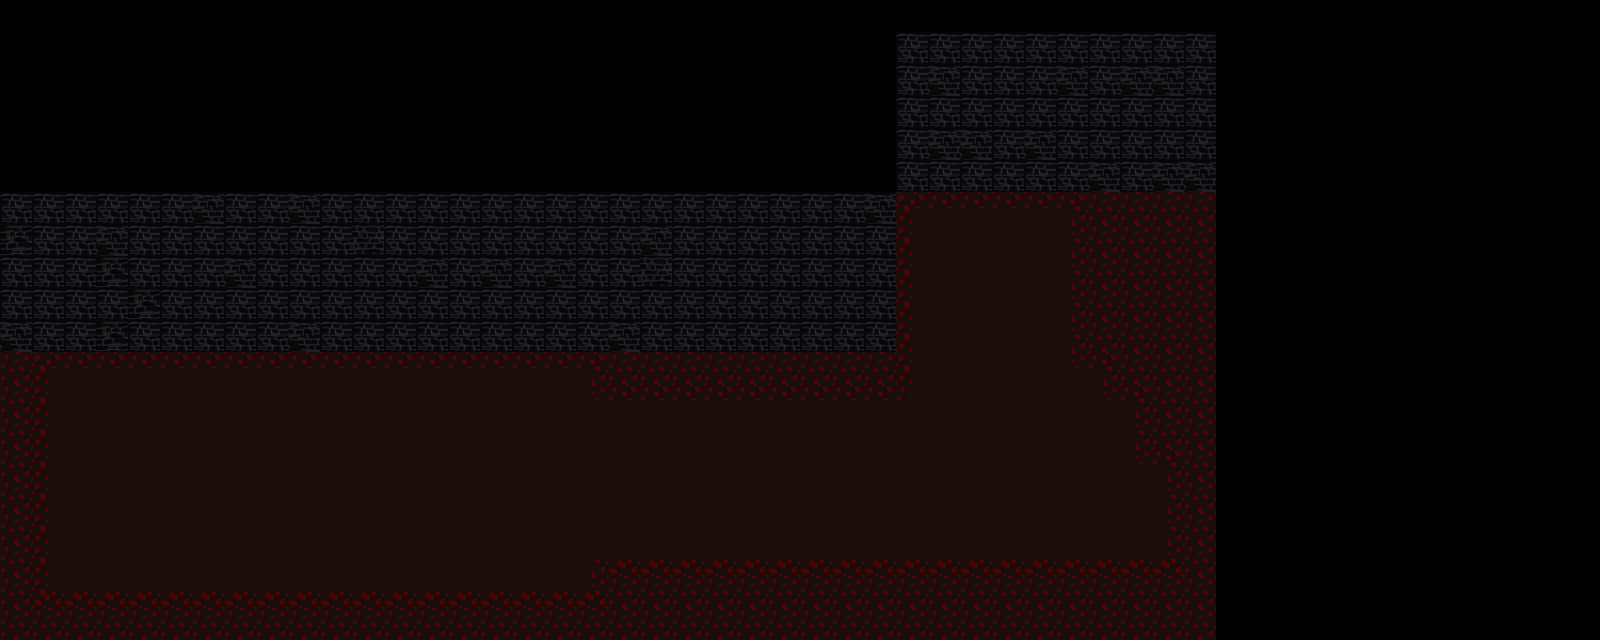

Tiled map render using the project's own tile images. Description and the whole map definition, tile-layer contents included, below:
An orthogonal 50x20 tile map with 32x32 px tiles, 2 tile layers (ground, background) and 2 objects.

<map version="1.4" tiledversion="1.4.2" orientation="orthogonal" renderorder="right-down" width="50" height="20" tilewidth="32" tileheight="32" infinite="0" nextlayerid="5" nextobjectid="3">
 <tileset firstgid="1" source="Masmora-Tilesset.tsx" />
 <layer id="1" name="ground" width="50" height="20">
  <data encoding="csv">
0,0,0,0,0,0,0,0,0,0,0,0,0,0,0,0,0,0,0,0,0,0,0,0,0,0,0,0,0,0,0,0,0,0,0,0,0,0,0,0,0,0,0,0,0,0,0,0,0,0,
0,0,0,0,0,0,0,0,0,0,0,0,0,0,0,0,0,0,0,0,0,0,0,0,0,0,0,0,13,13,13,13,13,13,13,13,13,13,0,0,0,0,0,0,0,0,0,0,0,0,
0,0,0,0,0,0,0,0,0,0,0,0,0,0,0,0,0,0,0,0,0,0,0,0,0,0,0,0,13,15,13,13,13,15,13,15,15,13,0,0,0,0,0,0,0,0,0,0,0,0,
0,0,0,0,0,0,0,0,0,0,0,0,0,0,0,0,0,0,0,0,0,0,0,0,0,0,0,0,13,13,13,13,13,13,13,13,13,13,0,0,0,0,0,0,0,0,0,0,0,0,
0,0,0,0,0,0,0,0,0,0,0,0,0,0,0,0,0,0,0,0,0,0,0,0,0,0,0,0,13,15,15,13,15,13,13,13,13,13,0,0,0,0,0,0,0,0,0,0,0,0,
0,0,0,0,0,0,0,0,0,0,0,0,0,0,0,0,0,0,0,0,0,0,0,0,0,0,0,0,13,13,13,13,13,13,15,13,15,15,0,0,0,0,0,0,0,0,0,0,0,0,
0,0,0,0,0,0,0,0,0,0,0,0,0,0,0,0,0,0,0,0,0,0,0,0,0,0,0,0,16,17,17,17,17,18,21,21,21,21,0,0,0,0,0,0,0,0,0,0,0,0,
0,0,0,0,0,0,0,0,0,0,0,0,0,0,0,0,0,0,0,0,0,0,0,0,0,0,0,0,27,28,28,28,28,29,21,21,21,21,0,0,0,0,0,0,0,0,0,0,0,0,
0,0,0,0,0,0,0,0,0,0,0,0,0,0,0,0,0,0,0,0,0,0,0,0,0,0,0,0,27,28,28,28,28,29,21,21,21,21,0,0,0,0,0,0,0,0,0,0,0,0,
0,0,0,0,0,0,0,0,0,0,0,0,0,0,0,0,0,0,0,0,0,0,0,0,0,0,0,0,27,28,28,28,28,29,21,21,21,21,0,0,0,0,0,0,0,0,0,0,0,0,
0,0,0,0,0,0,0,0,0,0,0,0,0,0,0,0,0,0,0,0,0,0,0,0,0,0,0,0,27,28,28,28,28,29,21,21,21,21,0,0,0,0,0,0,0,0,0,0,0,0,
21,16,17,17,17,17,17,17,17,17,17,17,17,17,17,17,17,17,18,21,21,21,21,21,21,21,21,21,27,28,28,28,28,30,18,21,21,21,0,0,0,0,0,0,0,0,0,0,0,0,
21,27,28,28,28,28,28,28,28,28,28,28,28,28,28,28,28,28,30,17,17,17,17,17,17,17,17,17,31,28,28,28,28,28,30,18,21,21,0,0,0,0,0,0,0,0,0,0,0,0,
21,27,28,28,28,28,28,28,28,28,28,28,28,28,28,28,28,28,28,28,28,28,28,28,28,28,28,28,28,28,28,28,28,28,28,29,21,21,0,0,0,0,0,0,0,0,0,0,0,0,
21,27,28,28,28,28,28,28,28,28,28,28,28,28,28,28,28,28,28,28,28,28,28,28,28,28,28,28,28,28,28,28,28,28,28,30,18,21,0,0,0,0,0,0,0,0,0,0,0,0,
21,27,28,28,28,28,28,28,28,28,28,28,28,28,28,28,28,28,28,28,28,28,28,28,28,28,28,28,28,28,28,28,28,28,28,28,29,21,0,0,0,0,0,0,0,0,0,0,0,0,
21,27,28,28,28,28,28,28,28,28,28,28,28,28,28,28,28,28,28,28,28,28,28,28,28,28,28,28,28,28,28,28,28,28,28,28,29,21,0,0,0,0,0,0,0,0,0,0,0,0,
21,27,28,28,28,28,28,28,28,28,28,28,28,28,28,28,28,28,19,39,39,39,39,39,39,39,39,39,39,39,39,39,39,39,39,39,40,21,0,0,0,0,0,0,0,0,0,0,0,0,
21,38,39,39,39,39,39,39,39,39,39,39,39,39,39,39,39,39,40,21,21,21,21,21,21,21,21,21,21,21,21,21,21,21,21,21,21,21,0,0,0,0,0,0,0,0,0,0,0,0,
21,21,21,21,21,21,21,21,21,21,21,21,21,21,21,21,21,21,21,21,21,21,21,21,21,21,21,21,21,21,21,21,21,21,21,21,21,21,0,0,0,0,0,0,0,0,0,0,0,0
</data>
 </layer>
 <layer id="2" name="background" width="50" height="20">
  <data encoding="csv">
0,0,0,0,0,0,0,0,0,0,0,0,0,0,0,0,0,0,0,0,0,0,0,0,0,0,0,0,0,0,0,0,0,0,0,0,0,0,0,0,0,0,0,0,0,0,0,0,0,0,
0,0,0,0,0,0,0,0,0,0,0,0,0,0,0,0,0,0,0,0,0,0,0,0,0,0,0,0,0,0,0,0,0,0,0,0,0,0,0,0,0,0,0,0,0,0,0,0,0,0,
0,0,0,0,0,0,0,0,0,0,0,0,0,0,0,0,0,0,0,0,0,0,0,0,0,0,0,0,0,0,0,0,0,0,0,0,0,0,0,0,0,0,0,0,0,0,0,0,0,0,
0,0,0,0,0,0,0,0,0,0,0,0,0,0,0,0,0,0,0,0,0,0,0,0,0,0,0,0,0,0,0,0,0,0,0,0,0,0,0,0,0,0,0,0,0,0,0,0,0,0,
0,0,0,0,0,0,0,0,0,0,0,0,0,0,0,0,0,0,0,0,0,0,0,0,0,0,0,0,0,0,0,0,0,0,0,0,0,0,0,0,0,0,0,0,0,0,0,0,0,0,
0,0,0,0,0,0,0,0,0,0,0,0,0,0,0,0,0,0,0,0,0,0,0,0,0,0,0,0,0,0,0,0,0,0,0,0,0,0,0,0,0,0,0,0,0,0,0,0,0,0,
13,13,13,13,13,13,15,13,13,15,13,13,13,13,13,13,13,13,13,13,13,13,13,13,13,13,13,15,0,0,0,0,0,0,0,0,0,0,0,0,0,0,0,0,0,0,0,0,0,0,
24,13,13,15,13,13,13,13,13,13,13,36,13,13,13,13,13,13,13,13,15,13,13,13,13,13,13,13,0,0,0,0,0,0,0,0,0,0,0,0,0,0,0,0,0,0,0,0,0,0,
13,13,13,24,13,13,13,15,13,13,13,13,13,15,13,15,13,15,13,13,36,13,13,13,13,13,13,13,0,0,0,0,0,0,0,0,0,0,0,0,0,0,0,0,0,0,0,0,0,0,
13,13,13,13,24,13,13,13,13,13,13,13,13,13,13,13,13,13,13,13,13,13,13,13,13,13,13,13,0,0,0,0,0,0,0,0,0,0,0,0,0,0,0,0,0,0,0,0,0,0,
15,13,13,24,13,13,13,13,13,15,13,13,13,13,13,13,13,13,13,15,13,13,13,13,13,13,13,13,0,0,0,0,0,0,0,0,0,0,0,0,0,0,0,0,0,0,0,0,0,0,
0,0,0,0,0,0,0,0,0,0,0,0,0,0,0,0,0,0,0,0,0,0,0,0,0,0,0,0,0,0,0,0,0,0,0,0,0,0,0,0,0,0,0,0,0,0,0,0,0,0,
0,0,0,0,0,0,0,0,0,0,0,0,0,0,0,0,0,0,0,0,0,0,0,0,0,0,0,0,0,0,0,0,0,0,0,0,0,0,0,0,0,0,0,0,0,0,0,0,0,0,
0,0,0,0,0,0,0,0,0,0,0,0,0,0,0,0,0,0,0,0,0,0,0,0,0,0,0,0,0,0,0,0,0,0,0,0,0,0,0,0,0,0,0,0,0,0,0,0,0,0,
0,0,0,0,0,0,0,0,0,0,0,0,0,0,0,0,0,0,0,0,0,0,0,0,0,0,0,0,0,0,0,0,0,0,0,0,0,0,0,0,0,0,0,0,0,0,0,0,0,0,
0,0,0,0,0,0,0,0,0,0,0,0,0,0,0,0,0,0,0,0,0,0,0,0,0,0,0,0,0,0,0,0,0,0,0,0,0,0,0,0,0,0,0,0,0,0,0,0,0,0,
0,0,0,0,0,0,0,0,0,0,0,0,0,0,0,0,0,0,0,0,0,0,0,0,0,0,0,0,0,0,0,0,0,0,0,0,0,0,0,0,0,0,0,0,0,0,0,0,0,0,
0,0,0,0,0,0,0,0,0,0,0,0,0,0,0,0,0,0,0,0,0,0,0,0,0,0,0,0,0,0,0,0,0,0,0,0,0,0,0,0,0,0,0,0,0,0,0,0,0,0,
0,0,0,0,0,0,0,0,0,0,0,0,0,0,0,0,0,0,0,0,0,0,0,0,0,0,0,0,0,0,0,0,0,0,0,0,0,0,0,0,0,0,0,0,0,0,0,0,0,0,
0,0,0,0,0,0,0,0,0,0,0,0,0,0,0,0,0,0,0,0,0,0,0,0,0,0,0,0,0,0,0,0,0,0,0,0,0,0,0,0,0,0,0,0,0,0,0,0,0,0
</data>
 </layer>
 <objectgroup id="3" name="Colisão-Parede">
  <object id="1" x="2.66667" y="193.333" width="892" height="161.333" />
  <object id="2" x="898" y="32" width="318" height="157" />
 </objectgroup>
</map>
